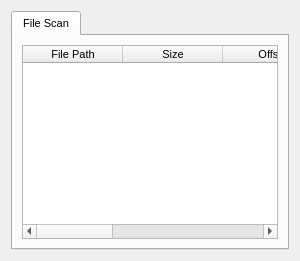
          <widget class="QWidget" name="fileRegistryTab">
           <attribute name="title">
            <string>File Analysis</string>
           </attribute>
           <layout class="QVBoxLayout" name="fileRegistryLayout">
            <item>
             <widget class="QTabWidget" name="fileTabWidget">
              <property name="font">
               <font>
                <pointsize>8</pointsize>
               </font>
              </property>
              <property name="currentIndex">
               <number>0</number>
              </property>
              <widget class="QWidget" name="fileScanTab">
               <attribute name="title">
                <string>File Scan</string>
               </attribute>
               <layout class="QVBoxLayout" name="fileScanLayout">
                <item>
                 <widget class="QTableWidget" name="filescanTable">
                  <property name="font">
                   <font>
                    <pointsize>8</pointsize>
                   </font>
                  </property>
                  <property name="alternatingRowColors">
                   <bool>true</bool>
                  </property>
                  <property name="selectionBehavior">
                   <enum>QAbstractItemView::SelectRows</enum>
                  </property>
                  <property name="sortingEnabled">
                   <bool>true</bool>
                  </property>
                  <column>
                   <property name="text">
                    <string>File Path</string>
                   </property>
                  </column>
                  <column>
                   <property name="text">
                    <string>Size</string>
                   </property>
                  </column>
                  <column>
                   <property name="text">
                    <string>Offset</string>
                   </property>
                  </column>
                  <column>
                   <property name="text">
                    <string>Access Time</string>
                   </property>
                  </column>
                  <column>
                   <property name="text">
                    <string>Created</string>
                   </property>
                  </column>
                  <column>
                   <property name="text">
                    <string>Modified</string>
                   </property>
                  </column>
                 </widget>
                </item>
               </layout>
              </widget>
             </widget>
            </item>
           </layout>
          </widget>
